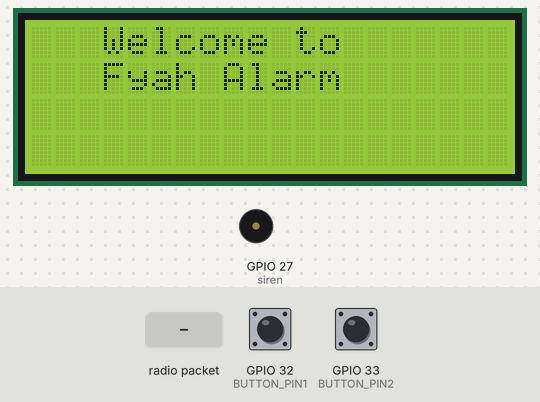
Bench run of a program on a simulated ESP32. Shown: 20×4 character LCD, buzzer (waves = sounding, pin HIGH). The inputs (shaded band) are chosen by the test bench; at power-on: GPIO 32 (BUTTON_PIN1) HIGH, GPIO 33 (BUTTON_PIN2) HIGH. WiFi joins after 1.5 s; servers stay silent unless stated; a WiFi scan finds three made-up networks; uploads are accepted with an empty reply; not simulated (calls return 0 or success): env.h; what the program prints to the serial monitor is not drawn.

Above: at 5.0 s.
5.1 s: GPIO 32 (BUTTON_PIN1) pulled LOW for 0.15 s
At 23.6 s:
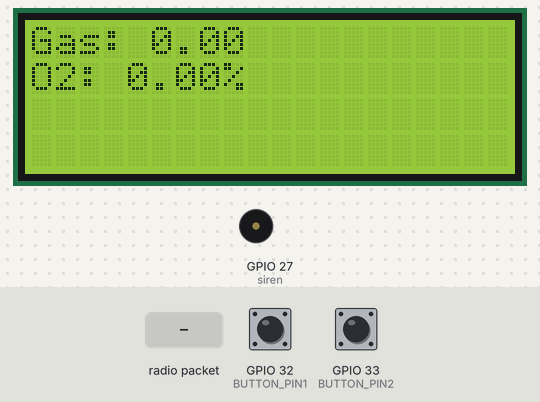
23.9 s: GPIO 32 (BUTTON_PIN1) pulled LOW for 1 s
At 24.9 s:
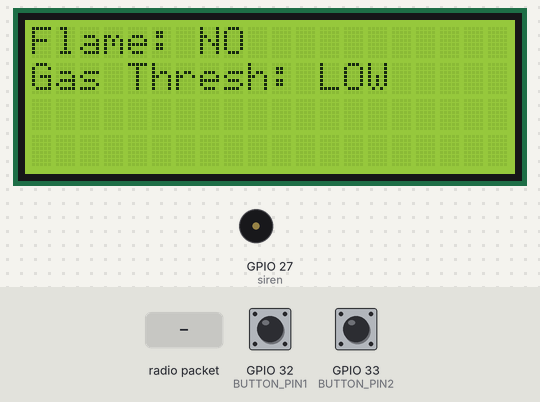
26.4 s: GPIO 32 (BUTTON_PIN1) pulled LOW for 0.15 s
At 27.6 s:
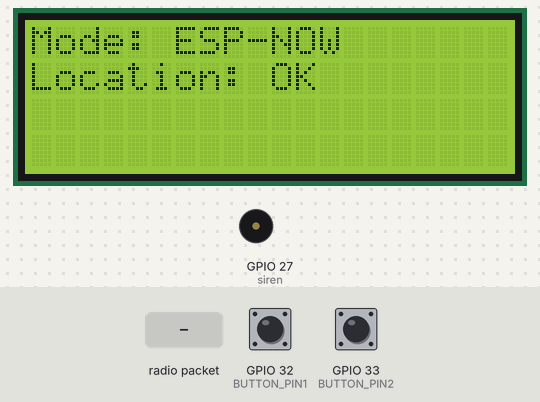
28.0 s: radio packet "1" arrives
At 36.4 s:
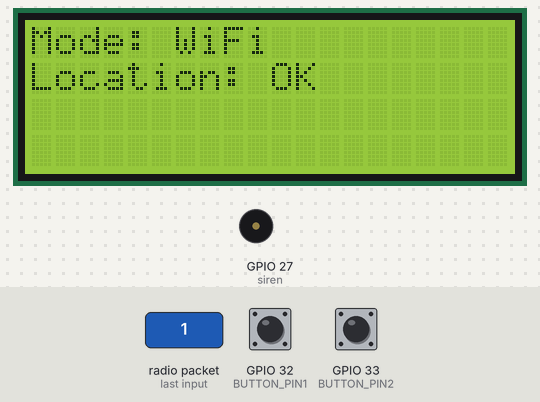
37.4 s: GPIO 32 (BUTTON_PIN1) pulled LOW for 3.2 s
At 38.5 s:
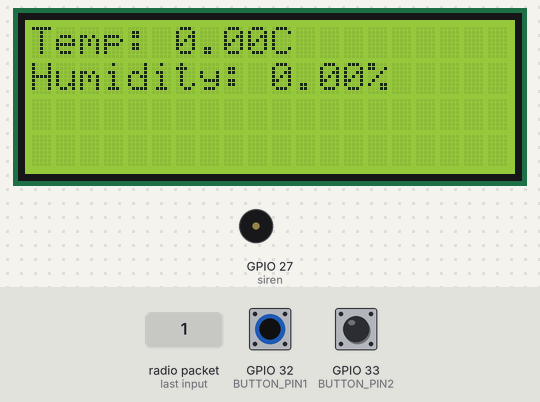
Timing chart, 0 to 40.4 s (numbered marks = the images above; inputs shaded):
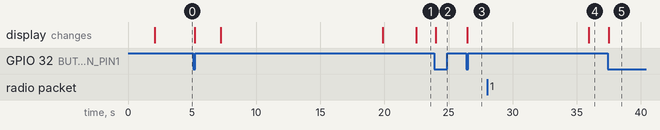

Measured:
- after the input at 5.1 s, the display: first differs from a run without the input after 17.4 s (image 1)
- after the input at 23.9 s, the display: changes after 0.12 s (image 2)
- after the input at 26.4 s, the display: changes after 0.05 s (image 3)
- after the input at 28.0 s, the display: changes after 7.9 s (image 4)
- after the input at 37.4 s, the display: changes after 0.08 s (image 5)

The program:

main.cpp
```cpp
#include <esp_now.h>
#include <esp_wifi.h>
#include <WiFi.h>
#include <ArduinoJson.h>
#include "env.h"
#include <HTTPClient.h>
#include <WiFiClientSecure.h>
#include <LiquidCrystal_I2C.h>

LiquidCrystal_I2C lcd(0x27,20,4);

const int BUTTON_PIN1 = 32;
const int BUTTON_PIN2 = 33;
const int siren = 27;

int displayMode = 0;
bool lastButtonState = HIGH;

// Siren control variables
unsigned long sirenStartTime = 0;
unsigned long sirenDuration = 3000;
unsigned long lastTriggerTime = 0;
bool sirenActive = false;
bool sirenSilenced = false;

// Button variables for debouncing stuff
volatile bool buttonPressed = false;
volatile bool silenceButtonPressed = false;
unsigned long lastDebounceTime = 0;
unsigned long lastSilenceDebounceTime = 0;
const unsigned long debounceDelay = 200;

// Communication modes
typedef enum {
  MODE_ESPNOW,
  MODE_WIFI
} comm_mode_t;

comm_mode_t currentMode = MODE_ESPNOW;
unsigned long lastModeSwitch = 0;
const unsigned long ESPNOW_DURATION = 10000;  // 10 seconds for ESP-NOW
const unsigned long WIFI_DURATION = 5000;     // 5 seconds for WiFi operations

typedef struct sensor_data {
  char device_id[50];
  float temperature;
  bool fire_status;
  float fire_level;
  bool threshold;
  float sensorValue;
  float oxygen_level;
  float humidity;
  float lat;
  float lng;
  float accuracy;
} sensor_data;


sensor_data sensorData;
sensor_data pendingData[5];  // Buffer for multiple readings
int pendingDataCount = 0;
bool hasNewData = false;


float latitude = 0.0;
float longitude = 0.0;
float accuracy = 0.0;
bool locationObtained = false;

String endpoint = "https://api.fyahalarm.com";
const char* Host = "www.googleapis.com";
String thisPage = "/geolocation/v1/geolocate?key=";
String key = "AIzaSyDidYXtk9kzBG_sDo1bVP4U89PblOW6Ocs";

// Task handles
TaskHandle_t communicationTaskHandle = NULL;

void initESPNOW();
void initWiFi();
void switchToESPNOW();
void switchToWiFi();
void updateLCD();
void scanWiFiNetworks();
void sendRequest(String jsonString);
void post_sensor_data();
void checkSirenTrigger();
void communicationTask(void *parameter);
void silenceSiren();

// interrupt handler for button 1 (display button)
void IRAM_ATTR handleButtonInterrupt() {
  unsigned long currentTime = millis();
  if ((currentTime - lastDebounceTime) > debounceDelay) {
    buttonPressed = true;
    lastDebounceTime = currentTime;
  }
}

// interrupt handler for button 2 (silence button)
void IRAM_ATTR handleSilenceButtonInterrupt() {
  unsigned long currentTime = millis();
  if ((currentTime - lastSilenceDebounceTime) > debounceDelay) {
    silenceButtonPressed = true;
    lastSilenceDebounceTime = currentTime;
  }
}

void OnDataRecv(const uint8_t * mac, const uint8_t *incomingData, int len) {
  // Store data in buffer to prevent blocking
  if (pendingDataCount < 5) {
    memcpy(&pendingData[pendingDataCount], incomingData, sizeof(sensor_data));
    pendingDataCount++;
    hasNewData = true;

    Serial.println("Data received via ESP-NOW");
    Serial.print("Device ID: ");
    Serial.println(pendingData[pendingDataCount-1].device_id);
    Serial.print("Temperature: ");
    Serial.println(pendingData[pendingDataCount-1].temperature);
  }
}

void updateLCD() {
  lcd.clear();

  switch (displayMode) {
    case 0:  // Temperature & Humidity
      lcd.setCursor(0, 0);
      lcd.print("Temp: ");
      lcd.print(sensorData.temperature);
      lcd.print("C");

      lcd.setCursor(0, 1);
      lcd.print("Humidity: ");
      lcd.print(sensorData.humidity);
      lcd.print("%");
      break;

    case 1:  // Gas & O2 Levels
      lcd.setCursor(0, 0);
      lcd.print("Gas: ");
      lcd.print(sensorData.sensorValue);

      lcd.setCursor(0, 1);
      lcd.print("O2: ");
      lcd.print(sensorData.oxygen_level);
      lcd.print("%");
      break;

    case 2:  // Flame & Gas Threshold
      lcd.setCursor(0, 0);
      lcd.print("Flame: ");
      lcd.print(sensorData.fire_status ? "YES" : "NO");

      lcd.setCursor(0, 1);
      lcd.print("Gas Thresh: ");
      lcd.print(sensorData.threshold ? "HIGH" : "LOW");
      break;

    case 3:  // Status & Location
      lcd.setCursor(0, 0);
      lcd.print("Mode: ");
      lcd.print(currentMode == MODE_ESPNOW ? "ESP-NOW" : "WiFi");

      lcd.setCursor(0, 1);
      if (locationObtained) {
        lcd.print("Location: OK");
      } else {
        lcd.print("Getting location...");
      }
      break;

    default:
      displayMode = 0;
      updateLCD();
      break;
  }
}

void switchToESPNOW() {
  if (currentMode == MODE_ESPNOW) return;

  Serial.println("Switching to ESP-NOW mode");

  // PROPERLY disconnect WiFi
  if (WiFi.status() == WL_CONNECTED) {
    WiFi.disconnect(true);
    WiFi.mode(WIFI_OFF);
    delay(500); //cleanup again
  }

  WiFi.mode(WIFI_STA);
  delay(100);

  int channel = 6;
  esp_wifi_set_channel(channel, WIFI_SECOND_CHAN_NONE);

  if (esp_now_init() != ESP_OK) {
    Serial.println("Error initializing ESP-NOW");
    return;
  }

  esp_now_register_recv_cb(OnDataRecv);
  currentMode = MODE_ESPNOW;
  lastModeSwitch = millis();
  Serial.println("ESP-NOW mode active");
}

void switchToWiFi() {
  if (currentMode == MODE_WIFI) return;

  Serial.println("Switching to WiFi mode");

  // Properly deinitialize ESP-NOW
  esp_now_unregister_recv_cb();
  esp_now_deinit();
  delay(500); // Give time for cleanup to prevent those random characters...

  // Initialize WiFi
  WiFi.mode(WIFI_STA);
  delay(100);

  WiFi.begin(ssid, password);

  int attempts = 0;
  while (WiFi.status() != WL_CONNECTED && attempts < 20) {
    delay(500);
    Serial.print(".");
    attempts++;
  }

  if (WiFi.status() == WL_CONNECTED) {
    Serial.println("\nWiFi connected");
    Serial.print("IP: ");
    Serial.println(WiFi.localIP());
    currentMode = MODE_WIFI;
  } else {
    Serial.println("\nWiFi connection failed - staying in current mode");
    // Don't switch back to ESP-NOW immediately, let it retry
  }
  lastModeSwitch = millis();
}

void scanWiFiNetworks() {
  Serial.println("Scanning WiFi...");
  int n = WiFi.scanNetworks();

  if (n == 0) {
    Serial.println("No networks found");
    return;
  }

  String jsonString;
  jsonString = "{\n\"homeMobileCountryCode\": 234,\n";
  jsonString += "\"homeMobileNetworkCode\": 27,\n";
  jsonString += "\"radioType\": \"gsm\",\n";
  jsonString += "\"carrier\": \"Vodafone\",\n";
  jsonString += "\"wifiAccessPoints\": [\n";

  for (int i = 0; i < n; i++) {
    jsonString += "{\n";
    jsonString += "\"macAddress\" : \"" + WiFi.BSSIDstr(i) + "\",\n";
    jsonString += "\"signalStrength\": " + String(WiFi.RSSI(i)) + "\n";
    jsonString += (i < n - 1) ? "},\n" : "}\n";
  }

  jsonString += "]\n}";
  sendRequest(jsonString);
}

void sendRequest(String jsonString) {
  HTTPClient http;
  String url = "https://" + String(Host) + thisPage + key;

  Serial.println("Getting device location...");
  http.begin(url);
  http.addHeader("Content-Type", "application/json");

  int httpResponseCode = http.POST(jsonString);

  if (httpResponseCode > 0) {
    String response = http.getString();

    JsonDocument docloc;
    DeserializationError error = deserializeJson(docloc, response);

    if (!error) {
      latitude = docloc["location"]["lat"];
      longitude = docloc["location"]["lng"];
      accuracy = docloc["accuracy"];
      locationObtained = true;

      Serial.println("Location obtained successfully:");
      Serial.print("Latitude: ");
      Serial.println(latitude, 6);
      Serial.print("Longitude: ");
      Serial.println(longitude, 6);
      Serial.print("Accuracy: ");
      Serial.println(accuracy);
    } else {
      Serial.print("JSON parsing failed: ");
      Serial.println(error.c_str());
    }
  } else {
    Serial.print("Location request failed: ");
    Serial.println(httpResponseCode);
  }

  http.end();
}

void post_sensor_data() {
  if (pendingDataCount == 0) return;

  // Skip posting if location not obtained yet
  if (!locationObtained) {
    Serial.println("Location not available yet, skipping data post");
    return;
  }

  HTTPClient http;
  String newEndpoint = endpoint + "/data";

  http.begin(newEndpoint);
  http.addHeader("Content-Type", "application/json");

  // process the pending data jsut received
  for (int i = 0; i < pendingDataCount; i++) {
    JsonDocument doc;

    // using the fixed location obtained during setup
    pendingData[i].lat = latitude;
    pendingData[i].lng = longitude;
    pendingData[i].accuracy = accuracy;

    doc["device_id"] = pendingData[i].device_id;
    doc["temperature"] = pendingData[i].temperature;
    doc["flame"] = pendingData[i].fire_status;
    doc["flame_level"] = pendingData[i].fire_level;
    doc["gas"] = pendingData[i].threshold;
    doc["gas_concentration"] = pendingData[i].sensorValue;
    doc["oxygen_concentration"] = pendingData[i].oxygen_level;
    doc["humidity"] = pendingData[i].humidity;
    doc["lat"] = pendingData[i].lat;
    doc["lng"] = pendingData[i].lng;
    doc["accuracy"] = pendingData[i].accuracy;

    String requestBody;
    serializeJson(doc, requestBody);

    int httpResponseCode = http.POST(requestBody);

    if (httpResponseCode == 200) {
      Serial.println("Data posted successfully");
      // Update latest sensor data for display
      memcpy(&sensorData, &pendingData[i], sizeof(sensor_data));
    } else {
      Serial.print("Post failed: ");
      Serial.println(httpResponseCode);
    }

    delay(100); // Small delay between posts
  }

  pendingDataCount = 0; // Clear buffer
  hasNewData = false;
  http.end();
}

void checkSirenTrigger() {
  WiFiClientSecure client;
  HTTPClient http;
  client.setInsecure();

  String fullUrl = endpoint + "/siren-triggers/" + "AC:15:18:D7:B0:80";

  http.begin(client, fullUrl);
  http.addHeader("Content-Type", "application/json");

  int httpCode = http.GET();

  if (httpCode == HTTP_CODE_OK) {
    String payload = http.getString();

    JsonDocument doc;
    DeserializationError error = deserializeJson(doc, payload);

    if (!error) {
      bool fireTrigger = doc["fire_trigger"] | false;
      bool tempTrigger = doc["temp_trigger"] | false;
      bool gasTrigger = doc["gas_trigger"] | false;

      // Only activate siren if it's not already active and not silenced
      if ((fireTrigger || tempTrigger || gasTrigger) && !sirenActive && !sirenSilenced) {
        sirenStartTime = millis();
        lastTriggerTime = millis();
        sirenActive = true;

        if (fireTrigger) digitalWrite(siren, HIGH);

        lcd.clear();
        delay(50);
        lcd.setCursor(0, 0);
        lcd.print("ALERT!");
        if (fireTrigger) lcd.print(" Siren ON");

        lcd.setCursor(0, 1);
        String triggerMsg = "";
        if (fireTrigger) triggerMsg += "Fire ";
        if (tempTrigger) triggerMsg += "Temp ";
        if (gasTrigger) triggerMsg += "Gas ";

        // Clear the line first, then print
        lcd.print("                    ");
        lcd.setCursor(0, 1);
        lcd.print(triggerMsg);


        Serial.println("SIREN ACTIVATED!");
      }

      // Reset silenced flag if no triggers are active
      if (!fireTrigger) {
        sirenSilenced = false;
      }
    }
  }

  http.end();
}

void silenceSiren() {
  if (sirenActive) {
    digitalWrite(siren, LOW);
    sirenActive = false;
    sirenSilenced = true;  // Mark as manually silenced

    lcd.clear();
    lcd.setCursor(0, 0);
    lcd.print("SIREN SILENCED");
    lcd.setCursor(0, 1);
    lcd.print("by user");

    Serial.println("Siren manually silenced by user");

    // Show silenced message for 2 seconds, then return to normal display
    delay(2000);
    updateLCD();
  }
}

void communicationTask(void *parameter) {
  while (true) {
    unsigned long currentTime = millis();

    if (currentMode == MODE_ESPNOW) {
      // ESP-NOW mode - listen for sensor data
      if (currentTime - lastModeSwitch >= ESPNOW_DURATION) {
        switchToWiFi();
      }
    } else if (currentMode == MODE_WIFI) {
      // wifi mode - for API requests
      if (WiFi.status() == WL_CONNECTED) {

        // Get location first if not obtained yet but this shouldn't happen after the inital setup
        if (!locationObtained) {
          scanWiFiNetworks();
        } else {
          // Post any pending sensor data
          if (hasNewData) {
            post_sensor_data();
            updateLCD(); // Update display with latest data
          }

          checkSirenTrigger();
        }
      } else {
        Serial.println("WiFi disconnected in task");
      }

      // Switch back to ESP-NOW mode
      if (currentTime - lastModeSwitch >= WIFI_DURATION) {
        switchToESPNOW();
      }
    }

    vTaskDelay(1000 / portTICK_PERIOD_MS);
  }
}

void setup() {
  Serial.begin(9600);
  delay(2000);

  pinMode(BUTTON_PIN1, INPUT_PULLUP);
  pinMode(BUTTON_PIN2, INPUT_PULLUP);
  pinMode(siren, OUTPUT);

  // interrupts for buttons
  attachInterrupt(digitalPinToInterrupt(BUTTON_PIN1), handleButtonInterrupt, FALLING);
  attachInterrupt(digitalPinToInterrupt(BUTTON_PIN2), handleSilenceButtonInterrupt, FALLING);

  // LCD setup
  lcd.init();
  lcd.backlight();
  lcd.clear();
  lcd.setCursor(3, 0);
  lcd.print("Welcome to");
  lcd.setCursor(3, 1);
  lcd.print("Fyah Alarm");
  delay(2000);

  // Initialize communication and get location
  Serial.println("Initializing WiFi for location...");

  // Start with a clean WiFi initialization
  WiFi.mode(WIFI_OFF);
  delay(1000);
  WiFi.mode(WIFI_STA);
  delay(100);

  WiFi.begin(ssid, password);

  lcd.clear();
  lcd.setCursor(0, 0);
  lcd.print("Connecting WiFi...");

  // wait for wifi
  int wifiAttempts = 0;
  while (WiFi.status() != WL_CONNECTED && wifiAttempts < 30) {
    delay(1000);
    Serial.print(".");
    wifiAttempts++;
  }

  if (WiFi.status() == WL_CONNECTED) {
    Serial.println("\nWiFi connected for setup");
    Serial.print("IP: ");
    Serial.println(WiFi.localIP());

    currentMode = MODE_WIFI;

    Serial.println("Getting device location...");
    lcd.clear();
    lcd.setCursor(0, 0);
    lcd.print("Getting location...");

    // Get location
    int locationAttempts = 0;
    while (!locationObtained && locationAttempts < 3) {
      scanWiFiNetworks();
      if (!locationObtained) {
        delay(2000);
      }
      locationAttempts++;
    }

    if (locationObtained) {
      lcd.clear();
      lcd.setCursor(0, 0);
      lcd.print("Location");
      lcd.setCursor(0, 1);
      lcd.print("obtained!");
      delay(2000);
    } else {
      lcd.clear();
      lcd.setCursor(0, 0);
      lcd.print("Location failed");
      lcd.setCursor(0, 1);
      lcd.print("Using default");
      delay(2000);
      // Set default location if geolocation fails
      latitude = 0.0;
      longitude = 0.0;
      accuracy = 1000.0;
      locationObtained = true;
    }
  } else {
    Serial.println("\nWiFi connection failed during setup");
    lcd.clear();
    lcd.setCursor(0, 0);
    lcd.print("WiFi failed");
    lcd.setCursor(0, 1);
    lcd.print("Using default loc");
    delay(2000);

    // Set default location
    latitude = 0.0;
    longitude = 0.0;
    accuracy = 1000.0;
    locationObtained = true;
  }

  // Now switch to ESP-NOW for normal operation
  switchToESPNOW();

  // Create communication task
  xTaskCreate(communicationTask, "CommunicationTask", 10000, NULL, 1, &communicationTaskHandle);

  Serial.println("System initialized");
}

void loop() {
  // display mode button presses (Button 1)
  if (buttonPressed) {
    buttonPressed = false;
    displayMode = (displayMode + 1) % 4;
    updateLCD();
    Serial.println("Display mode changed");
  }

  // silence button presses (Button 2)
  if (silenceButtonPressed) {
    silenceButtonPressed = false;
    silenceSiren();
    Serial.println("Silence button pressed");
  }

  // siren timeout (only if not manually silenced)
  if (sirenActive && (millis() - sirenStartTime >= sirenDuration)) {
    digitalWrite(siren, LOW);
    sirenActive = false;
    Serial.println("Siren deactivated by timeout");
    updateLCD(); // Refresh display
  }

  delay(100);
}
```
